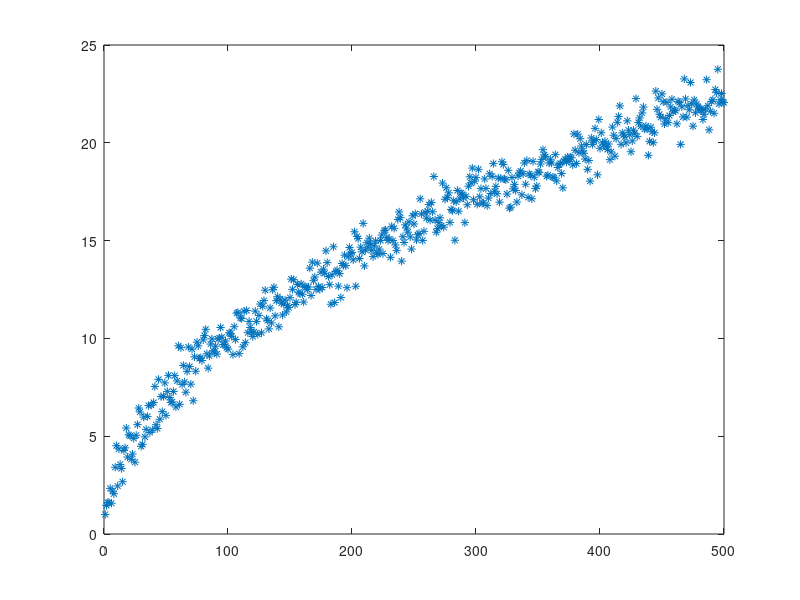

MATLAB code to generate this figure:
%Построение графика зависимости длины суммы случайных
%векторов единичной длины от размерности пространства n
%Очищаем рабочее пространство
clear, clc
%Определяем максимально возможную размерность
n_max=5*10^2;
%Запускаем цикл построения подходящих сумм векторов в
%пространствах различной размерности
norm_s=zeros(1,n_max);
for n=1:n_max
    %Генерируем n векторов с n координатами, равномерно
    %случайно распределенными на отрезке [-1,1]
    x=-1+2*rand(n);
    %Нормируем длину каждого вектора на единицу
    for i=1:n
        x(i,:)= x(i,:)/norm(x(i,:),2);
    end
    %Подсчитываем сумму векторов s
    s=zeros(1,n);
    for i=1:n
        s=s+x(i,:);
    end
    %Находим длину вектора s
    norm_s(n)= norm(s,2);
end
%Рисуем искомую зависимость длины вектора s от размерности
%пространства n
plot(1:n_max,norm_s,'*') 